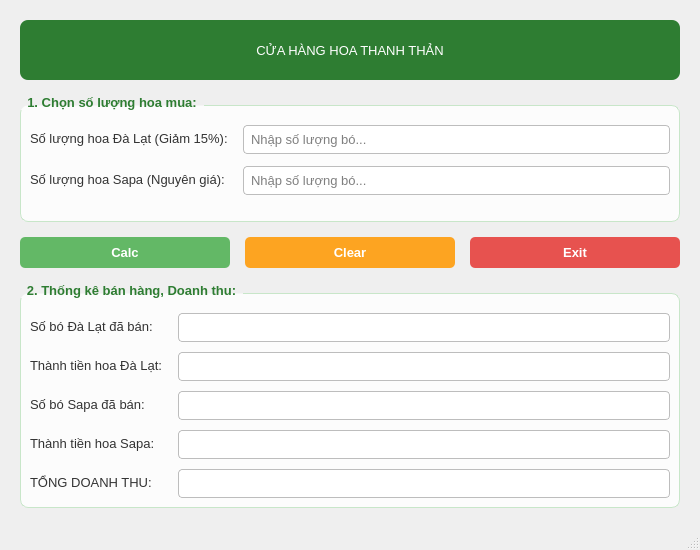
<?xml version="1.0" encoding="UTF-8"?>
<ui version="4.0">
 <class>MainWindow</class>
 <widget class="QMainWindow" name="MainWindow">
  <property name="geometry">
   <rect>
    <x>0</x>
    <y>0</y>
    <width>700</width>
    <height>550</height>
   </rect>
  </property>
  <property name="windowTitle">
   <string>Quản Lý Bán Hàng - Cửa Hàng Hoa Thanh Thản</string>
  </property>
  <property name="styleSheet">
   <string notr="true">
    QMainWindow {
        background-image: url(d:/Tuduylaptrinh/review_midterm/midterm1/Q2/images/flower_shop.jpg);
        background-position: center;
        background-repeat: no-repeat;
    }
    QWidget#centralwidget {
        background: transparent;
    }
    QGroupBox {
        font-weight: bold;
        font-size: 13px;
        border: 1px solid #C8E6C9;
        border-radius: 8px;
        margin-top: 10px;
        padding-top: 10px;
        background-color: rgba(255, 255, 255, 205);
    }
    QGroupBox::title {
        subcontrol-origin: margin;
        subcontrol-position: top left;
        padding: 0 5px;
		color: #2E7D32;
    }
    QLabel {
        font-size: 13px;
        color: #333333;
    }
    QLineEdit {
        border: 1px solid #BDBDBD;
        border-radius: 4px;
        padding: 5px;
        font-size: 13px;
        background-color: rgba(255, 255, 255, 220);
    }
    QLineEdit:focus {
        border: 1px solid #4CAF50;
        background-color: #FFFFFF;
    }
    QLineEdit[readOnly=&quot;true&quot;] {
        background-color: rgba(232, 245, 233, 220);
        color: #1B5E20;
        font-weight: bold;
    }
    QPushButton {
        background-color: rgba(76, 175, 80, 220);
        color: white;
        font-size: 13px;
        font-weight: bold;
        border-radius: 5px;
        padding: 8px 15px;
        min-width: 100px;
    }
    QPushButton:hover {
        background-color: #43A047;
    }
    QPushButton:pressed {
        background-color: #2E7D32;
    }
    QPushButton#pushButtonClear {
        background-color: rgba(255, 152, 0, 220);
    }
    QPushButton#pushButtonClear:hover {
        background-color: #FB8C00;
    }
    QPushButton#pushButtonClose {
        background-color: rgba(229, 57, 53, 220);
    }
    QPushButton#pushButtonClose:hover {
        background-color: #D32F2F;
    }
   </string>
  </property>
  <widget class="QWidget" name="centralwidget">
   <layout class="QVBoxLayout" name="verticalLayout_Main">
    <property name="spacing">
     <number>15</number>
    </property>
    <property name="leftMargin">
     <number>20</number>
    </property>
    <property name="topMargin">
     <number>20</number>
    </property>
    <property name="rightMargin">
     <number>20</number>
    </property>
    <property name="bottomMargin">
     <number>20</number>
    </property>
    <item>
     <widget class="QLabel" name="labelHeader">
      <property name="maximumSize">
       <size>
        <width>16777215</width>
        <height>60</height>
       </size>
      </property>
      <property name="font">
       <font>
        <pointsize>-1</pointsize>
       </font>
      </property>
      <property name="styleSheet">
       <string notr="true">
        background-color: #2E7D32;
        color: white;
        border-radius: 8px;
       </string>
      </property>
      <property name="text">
       <string>CỬA HÀNG HOA THANH THẢN</string>
      </property>
      <property name="alignment">
       <set>Qt::AlignCenter</set>
      </property>
     </widget>
    </item>
    <item>
     <widget class="QGroupBox" name="groupBoxInput">
      <property name="title">
       <string>1. Chọn số lượng hoa mua:</string>
      </property>
      <layout class="QFormLayout" name="formLayoutInput">
       <property name="horizontalSpacing">
        <number>15</number>
       </property>
       <property name="verticalSpacing">
        <number>12</number>
       </property>
       <item row="0" column="0">
        <widget class="QLabel" name="labelDaLatQty">
         <property name="text">
          <string>Số lượng hoa Đà Lạt (Giảm 15%):</string>
         </property>
        </widget>
       </item>
       <item row="0" column="1">
        <widget class="QLineEdit" name="lineEditDaLatQty">
         <property name="placeholderText">
          <string>Nhập số lượng bó...</string>
         </property>
        </widget>
       </item>
       <item row="1" column="0">
        <widget class="QLabel" name="labelSapaQty">
         <property name="text">
          <string>Số lượng hoa Sapa (Nguyên giá):</string>
         </property>
        </widget>
       </item>
       <item row="1" column="1">
        <widget class="QLineEdit" name="lineEditSapaQty">
         <property name="placeholderText">
          <string>Nhập số lượng bó...</string>
         </property>
        </widget>
       </item>
      </layout>
     </widget>
    </item>
    <item>
     <layout class="QHBoxLayout" name="horizontalLayoutButtons">
      <property name="spacing">
       <number>15</number>
      </property>
      <item>
       <widget class="QPushButton" name="pushButtonCalc">
        <property name="text">
         <string>Calc</string>
        </property>
        <property name="icon">
         <iconset>
          <normaloff>../images/ethics.png</normaloff>../images/ethics.png</iconset>
        </property>
       </widget>
      </item>
      <item>
       <widget class="QPushButton" name="pushButtonClear">
        <property name="text">
         <string>Clear</string>
        </property>
        <property name="icon">
         <iconset>
          <normaloff>../images/delete.png</normaloff>../images/delete.png</iconset>
        </property>
       </widget>
      </item>
      <item>
       <widget class="QPushButton" name="pushButtonClose">
        <property name="text">
         <string>Exit</string>
        </property>
        <property name="icon">
         <iconset>
          <normaloff>../images/close.png</normaloff>../images/close.png</iconset>
        </property>
       </widget>
      </item>
     </layout>
    </item>
    <item>
     <widget class="QGroupBox" name="groupBoxOutput">
      <property name="title">
       <string>2. Thống kê bán hàng, Doanh thu:</string>
      </property>
      <layout class="QFormLayout" name="formLayoutOutput">
       <property name="horizontalSpacing">
        <number>15</number>
       </property>
       <property name="verticalSpacing">
        <number>10</number>
       </property>
       <item row="0" column="0">
        <widget class="QLabel" name="labelStatDaLatQty">
         <property name="text">
          <string>Số bó Đà Lạt đã bán:</string>
         </property>
        </widget>
       </item>
       <item row="0" column="1">
        <widget class="QLineEdit" name="lineEditStatDaLatQty">
         <property name="readOnly">
          <bool>true</bool>
         </property>
        </widget>
       </item>
       <item row="1" column="0">
        <widget class="QLabel" name="labelStatDaLatVal">
         <property name="text">
          <string>Thành tiền hoa Đà Lạt:</string>
         </property>
        </widget>
       </item>
       <item row="1" column="1">
        <widget class="QLineEdit" name="lineEditStatDaLatVal">
         <property name="readOnly">
          <bool>true</bool>
         </property>
        </widget>
       </item>
       <item row="2" column="0">
        <widget class="QLabel" name="labelStatSapaQty">
         <property name="text">
          <string>Số bó Sapa đã bán:</string>
         </property>
        </widget>
       </item>
       <item row="2" column="1">
        <widget class="QLineEdit" name="lineEditStatSapaQty">
         <property name="readOnly">
          <bool>true</bool>
         </property>
        </widget>
       </item>
       <item row="3" column="0">
        <widget class="QLabel" name="labelStatSapaVal">
         <property name="text">
          <string>Thành tiền hoa Sapa:</string>
         </property>
        </widget>
       </item>
       <item row="3" column="1">
        <widget class="QLineEdit" name="lineEditStatSapaVal">
         <property name="readOnly">
          <bool>true</bool>
         </property>
        </widget>
       </item>
       <item row="4" column="0">
        <widget class="QLabel" name="labelTotalRevenue">
         <property name="font">
          <font>
           <pointsize>-1</pointsize>
          </font>
         </property>
         <property name="text">
          <string>TỔNG DOANH THU:</string>
         </property>
        </widget>
       </item>
       <item row="4" column="1">
        <widget class="QLineEdit" name="lineEditTotalRevenue">
         <property name="readOnly">
          <bool>true</bool>
         </property>
        </widget>
       </item>
      </layout>
     </widget>
    </item>
   </layout>
  </widget>
  <widget class="QMenuBar" name="menubar">
   <property name="geometry">
    <rect>
     <x>0</x>
     <y>0</y>
     <width>700</width>
     <height>26</height>
    </rect>
   </property>
  </widget>
  <widget class="QStatusBar" name="statusbar"/>
 </widget>
 <resources/>
 <connections>
  <connection>
   <sender>pushButtonClose</sender>
   <signal>clicked()</signal>
   <receiver>MainWindow</receiver>
   <slot>close()</slot>
   <hints>
    <hint type="sourcelabel">
     <x>20</x>
     <y>20</y>
    </hint>
    <hint type="destinationlabel">
     <x>20</x>
     <y>20</y>
    </hint>
   </hints>
  </connection>
  <connection>
   <sender>pushButtonClear</sender>
   <signal>clicked()</signal>
   <receiver>lineEditDaLatQty</receiver>
   <slot>clear()</slot>
   <hints>
    <hint type="sourcelabel">
     <x>349</x>
     <y>238</y>
    </hint>
    <hint type="destinationlabel">
     <x>454</x>
     <y>137</y>
    </hint>
   </hints>
  </connection>
  <connection>
   <sender>pushButtonClear</sender>
   <signal>clicked()</signal>
   <receiver>lineEditSapaQty</receiver>
   <slot>clear()</slot>
   <hints>
    <hint type="sourcelabel">
     <x>349</x>
     <y>238</y>
    </hint>
    <hint type="destinationlabel">
     <x>454</x>
     <y>179</y>
    </hint>
   </hints>
  </connection>
 </connections>
</ui>
